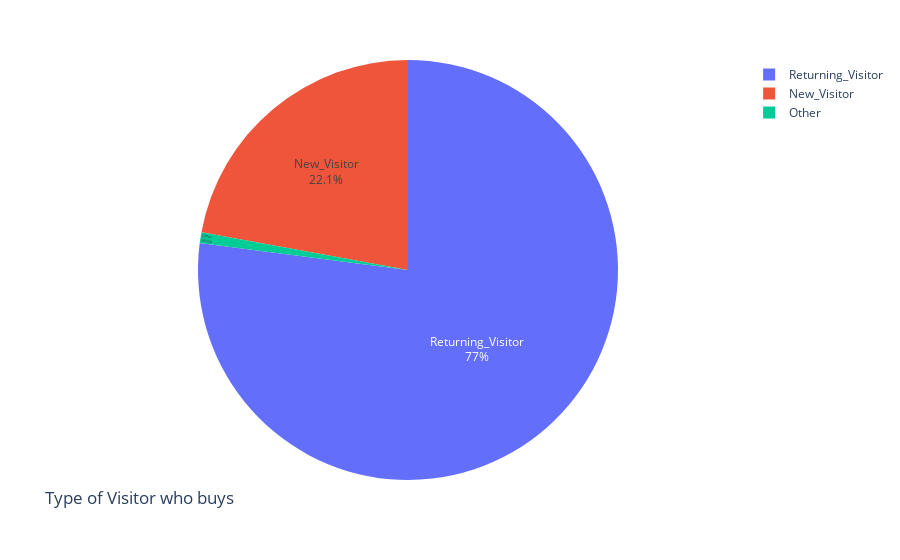

The cell this chart's notebook holds for it:
### Code cell
temp = df_achat.groupby('VisitorType').sum().reset_index()
fig = px.pie(temp, values = "Revenue", names = 'VisitorType', labels = "VisitorType")
fig.update_traces(textposition='inside', textinfo='percent + label')
fig.update_layout(title = "Type of Visitor who buys", title_y=0.1)

fig.show()

### Figure 1 — Plotly figure (JSON) as saved in the notebook; plotly's stock layout.template omitted (floating-point values rounded to 4 significant figures)
{"data": [{"domain": {"x": [0, 1], "y": [0, 1]}, "hovertemplate": "VisitorType=%{label}<br>Revenue=%{value}<extra></extra>", "labels": ["New_Visitor", "Other", "Returning_Visitor"], "legendgroup": "", "name": "", "showlegend": true, "textinfo": "percent+label", "textposition": "inside", "type": "pie", "values": [422, 16, 1470]}], "layout": {"legend": {"tracegroupgap": 0}, "margin": {"t": 60}, "title": {"text": "Type of Visitor who buys", "y": 0.1}}}
